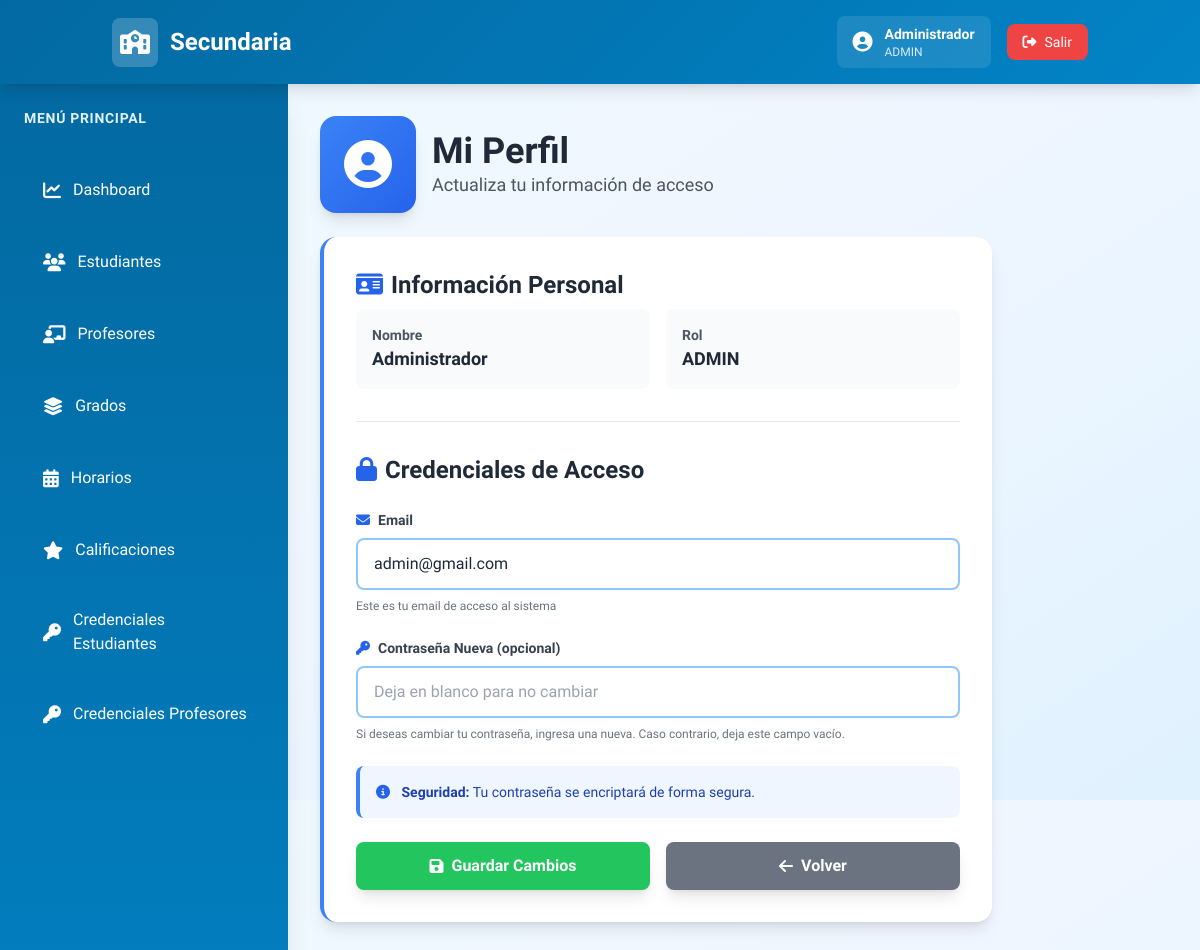
/my-profile (signed in), run on the app's committed database.
### models.py (models this page shows)
class User(UserMixin, db.Model):
    __tablename__ = 'users'
    id = db.Column(db.String(36), primary_key=True, default=lambda: str(uuid.uuid4()))
    email = db.Column(db.String(255), unique=True, nullable=False)
    password = db.Column(db.String(255), nullable=False)
    name = db.Column(db.String(255), nullable=False)
    role = db.Column(db.String(20), nullable=False)
    created_at = db.Column(db.DateTime, default=datetime.utcnow)

### routes.py (the view, shortened to what this page needs)
@app.route('/my-profile', methods=['GET', 'POST'])
@login_required
def my_profile():
    return render_template('my_profile.html', user=current_user)

### app.py (called while the page is built)
@login_manager.user_loader
def load_user(user_id):
    try:
        return User.query.get(user_id)
    except Exception as e:
        print(f"Error loading user: {e}")
        return None

### templates/my_profile.html
{% extends "base.html" %}
{% block content %}
<div class="space-y-6">
    <div class="flex items-center gap-4">
        <div class="bg-gradient-to-br from-blue-500 to-blue-600 p-6 rounded-2xl text-white shadow-lg">
            <i class="fas fa-user-circle text-5xl"></i>
        </div>
        <div>
            <h1 class="text-4xl font-bold text-gray-800">Mi Perfil</h1>
            <p class="text-gray-600 text-lg">Actualiza tu información de acceso</p>
        </div>
    </div>
    <div class="bg-white rounded-2xl shadow-lg p-8 border-l-4 border-blue-500 max-w-2xl">
        <div class="mb-8">
            <h2 class="text-2xl font-bold text-gray-800 mb-2">
                <i class="fas fa-id-card text-blue-600 mr-2"></i>Información Personal
            </h2>
            <div class="grid grid-cols-1 md:grid-cols-2 gap-4">
                <div class="bg-gray-50 p-4 rounded-lg">
                    <p class="text-sm text-gray-600 font-semibold">Nombre</p>
                    <p class="text-lg font-bold text-gray-800">{{ user.name }}</p>
                </div>
                <div class="bg-gray-50 p-4 rounded-lg">
                    <p class="text-sm text-gray-600 font-semibold">Rol</p>
                    <p class="text-lg font-bold text-gray-800 uppercase">{{ user.role }}</p>
                </div>
            </div>
        </div>
        <hr class="my-8 border-gray-200">
        <h2 class="text-2xl font-bold text-gray-800 mb-6">
            <i class="fas fa-lock text-blue-600 mr-2"></i>Credenciales de Acceso
        </h2>
        <form method="POST" class="space-y-6">
            <div>
                <label class="block text-sm font-bold text-gray-700 mb-2">
                    <i class="fas fa-envelope text-blue-600 mr-2"></i>Email
                </label>
                <input type="email" name="email" value="{{ user.email }}" class="w-full px-4 py-3 border-2 border-blue-300 rounded-lg focus:outline-none focus:border-blue-600 text-gray-800" required>
                <p class="text-xs text-gray-500 mt-2">Este es tu email de acceso al sistema</p>
            </div>
            <div>
                <label class="block text-sm font-bold text-gray-700 mb-2">
                    <i class="fas fa-key text-blue-600 mr-2"></i>Contraseña Nueva (opcional)
                </label>
                <input type="password" name="password" placeholder="Deja en blanco para no cambiar" class="w-full px-4 py-3 border-2 border-blue-300 rounded-lg focus:outline-none focus:border-blue-600 text-gray-800">
                <p class="text-xs text-gray-500 mt-2">Si deseas cambiar tu contraseña, ingresa una nueva. Caso contrario, deja este campo vacío.</p>
            </div>
            <div class="bg-blue-50 border-l-4 border-blue-500 p-4 rounded-lg">
                <p class="text-sm text-blue-800">
                    <i class="fas fa-info-circle text-blue-600 mr-2"></i>
                    <strong>Seguridad:</strong> Tu contraseña se encriptará de forma segura.
                </p>
            </div>
            <div class="flex gap-4">
                <button type="submit" class="flex-1 bg-green-500 hover:bg-green-600 text-white px-6 py-3 rounded-lg font-bold flex items-center justify-center gap-2 transition shadow-lg">
                    <i class="fas fa-save"></i> Guardar Cambios
                </button>
                <a href="{{ url_for('dashboard') }}" class="flex-1 bg-gray-500 hover:bg-gray-600 text-white px-6 py-3 rounded-lg font-bold flex items-center justify-center gap-2 transition shadow-lg">
                    <i class="fas fa-arrow-left"></i> Volver
                </a>
            </div>
        </form>
    </div>
</div>
{% endblock %}

### templates/base.html (shortened to what this page needs)
<!DOCTYPE html>
<html lang="es">
<head>
    <script src="https://cdn.tailwindcss.com"></script>
    <link rel="stylesheet" href="https://cdnjs.cloudflare.com/ajax/libs/font-awesome/6.4.0/css/all.min.css">
</head>
<body class="bg-gradient-to-br from-sky-50 via-blue-50 to-sky-100 text-gray-800 min-h-screen">
    <nav class="gradient-header text-white shadow-lg sticky top-0 z-50">
        <div class="container mx-auto px-6 py-4 flex justify-between items-center">
            <div class="text-2xl font-bold flex items-center gap-3">
                <div class="bg-white bg-opacity-20 p-2 rounded-lg">
                    <i class="fas fa-school text-2xl"></i>
                </div>
                <span>Secundaria</span>
            </div>
            <div class="flex gap-4 items-center">
                {% if current_user.is_authenticated %}
                <a href="{{ url_for('my_profile') }}" class="flex items-center gap-3 bg-white bg-opacity-10 px-4 py-2 rounded-lg hover:bg-opacity-20 transition cursor-pointer">
                    <i class="fas fa-user-circle text-xl"></i>
                    <div class="text-sm">
                        <div class="font-semibold">{{ current_user.name }}</div>
                        <div class="text-xs text-blue-100 uppercase font-medium">{{ current_user.role }}</div>
                    </div>
                </a>
                <a href="{{ url_for('logout') }}" class="bg-red-500 hover:bg-red-600 px-4 py-2 rounded-lg transition font-medium text-sm flex items-center gap-2">
                    <i class="fas fa-sign-out-alt"></i> Salir
                </a>
                {% endif %}
            </div>
        </div>
    </nav>
    {% if current_user.is_authenticated %}
    <div class="flex">
        <aside class="w-72 bg-gradient-to-b from-sky-700 to-sky-600 text-white min-h-screen p-6 shadow-xl">
            <div class="mb-8">
                <h2 class="text-sm font-bold uppercase tracking-wider text-sky-100 mb-4">Menú Principal</h2>
            </div>
            <ul class="space-y-3">
                <li>
                    <a href="{{ url_for('dashboard') }}" class="sidebar-item block p-4 rounded-lg hover:bg-sky-500 transition flex items-center gap-3 font-medium">
                        <i class="fas fa-chart-line text-lg"></i>
                        <span>Dashboard</span>
                    </a>
                </li>
                {% if current_user.role == 'admin' %}
                <li>
                    <a href="{{ url_for('students') }}" class="sidebar-item block p-4 rounded-lg hover:bg-sky-500 transition flex items-center gap-3 font-medium">
                        <i class="fas fa-users text-lg"></i>
                        <span>Estudiantes</span>
                    </a>
                </li>
                <li>
                    <a href="{{ url_for('teachers') }}" class="sidebar-item block p-4 rounded-lg hover:bg-sky-500 transition flex items-center gap-3 font-medium">
                        <i class="fas fa-chalkboard-user text-lg"></i>
                        <span>Profesores</span>
                    </a>
                </li>
                <li>
                    <a href="{{ url_for('grades') }}" class="sidebar-item block p-4 rounded-lg hover:bg-sky-500 transition flex items-center gap-3 font-medium">
                        <i class="fas fa-layer-group text-lg"></i>
                        <span>Grados</span>
                    </a>
                </li>
                <li>
                    <a href="{{ url_for('view_schedule') }}" class="sidebar-item block p-4 rounded-lg hover:bg-sky-500 transition flex items-center gap-3 font-medium">
                        <i class="fas fa-calendar-alt text-lg"></i>
                        <span>Horarios</span>
                    </a>
                </li>
                <li>
                    <a href="{{ url_for('admin_all_grades') }}" class="sidebar-item block p-4 rounded-lg hover:bg-sky-500 transition flex items-center gap-3 font-medium">
                        <i class="fas fa-star text-lg"></i>
                        <span>Calificaciones</span>
                    </a>
                </li>
                <li>
                    <a href="{{ url_for('admin_credentials') }}" class="sidebar-item block p-4 rounded-lg hover:bg-sky-500 transition flex items-center gap-3 font-medium">
                        <i class="fas fa-key text-lg"></i>
                        <span>Credenciales Estudiantes</span>
                    </a>
                </li>
                <li>
                    <a href="{{ url_for('admin_teacher_credentials') }}" class="sidebar-item block p-4 rounded-lg hover:bg-sky-500 transition flex items-center gap-3 font-medium">
                        <i class="fas fa-key text-lg"></i>
                        <span>Credenciales Profesores</span>
                    </a>
                </li>
                {% endif %}
            </ul>
        </aside>
        <main class="flex-1 p-8 fade-in">
    {% else %}
    <main class="flex justify-center items-center min-h-screen">
    {% endif %}
            {% block content %}{% endblock %}
        </main>
    {% if current_user.is_authenticated %}</div>{% endif %}
</body>
</html>

### templates/base.html (style rules this page uses)
* { font-family: 'Plus Jakarta Sans', sans-serif; }
.gradient-header { background: linear-gradient(135deg, #0369a1 0%, #0284c7 100%); }
.sidebar-item { transition: all 0.3s ease; border-left: 3px solid transparent; }
.fade-in { animation: fadeIn 0.5s ease-in; }

### data on the page
User: name "Administrador", role "ADMIN", email "admin@gmail.com"
